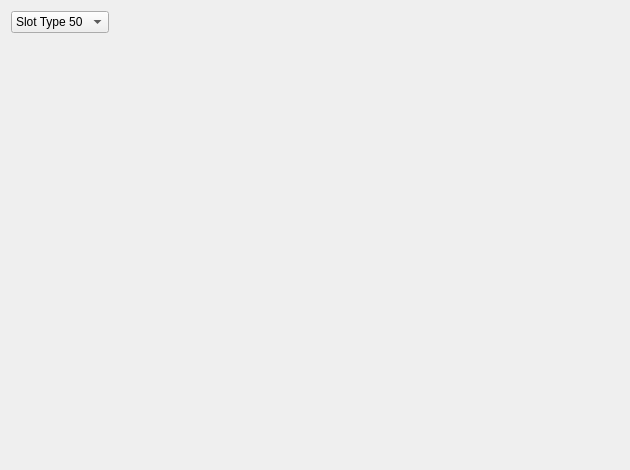
<?xml version="1.0" encoding="UTF-8"?>
<ui version="4.0">
 <class>WHoleMag</class>
 <widget class="QWidget" name="WHoleMag">
  <property name="geometry">
   <rect>
    <x>0</x>
    <y>0</y>
    <width>630</width>
    <height>470</height>
   </rect>
  </property>
  <property name="minimumSize">
   <size>
    <width>630</width>
    <height>470</height>
   </size>
  </property>
  <property name="windowTitle">
   <string>Form</string>
  </property>
  <layout class="QVBoxLayout" name="main_layout">
   <item>
    <layout class="QHBoxLayout" name="horizontalLayout">
     <item>
      <widget class="QComboBox" name="c_hole_type">
       <item>
        <property name="text">
         <string>Slot Type 50</string>
        </property>
       </item>
       <item>
        <property name="text">
         <string>Slot Type 51</string>
        </property>
       </item>
       <item>
        <property name="text">
         <string>Slot Type 52</string>
        </property>
       </item>
       <item>
        <property name="text">
         <string>Slot Type 53</string>
        </property>
       </item>
       <item>
        <property name="text">
         <string>Slot Type 54</string>
        </property>
       </item>
       <item>
        <property name="text">
         <string>Slot Type 55</string>
        </property>
       </item>
       <item>
        <property name="text">
         <string>Slot Type 56</string>
        </property>
       </item>
      </widget>
     </item>
     <item>
      <spacer name="horizontalSpacer">
       <property name="orientation">
        <enum>Qt::Horizontal</enum>
       </property>
       <property name="sizeHint" stdset="0">
        <size>
         <width>40</width>
         <height>20</height>
        </size>
       </property>
      </spacer>
     </item>
    </layout>
   </item>
   <item>
    <widget class="QWidget" name="w_hole" native="true">
     <property name="minimumSize">
      <size>
       <width>640</width>
       <height>480</height>
      </size>
     </property>
    </widget>
   </item>
  </layout>
 </widget>
 <resources/>
 <connections/>
</ui>
